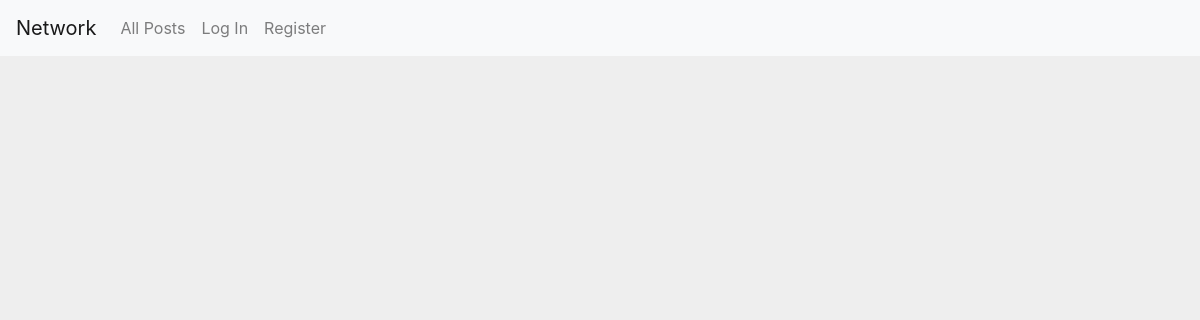
Before: /name/ with the older database file.
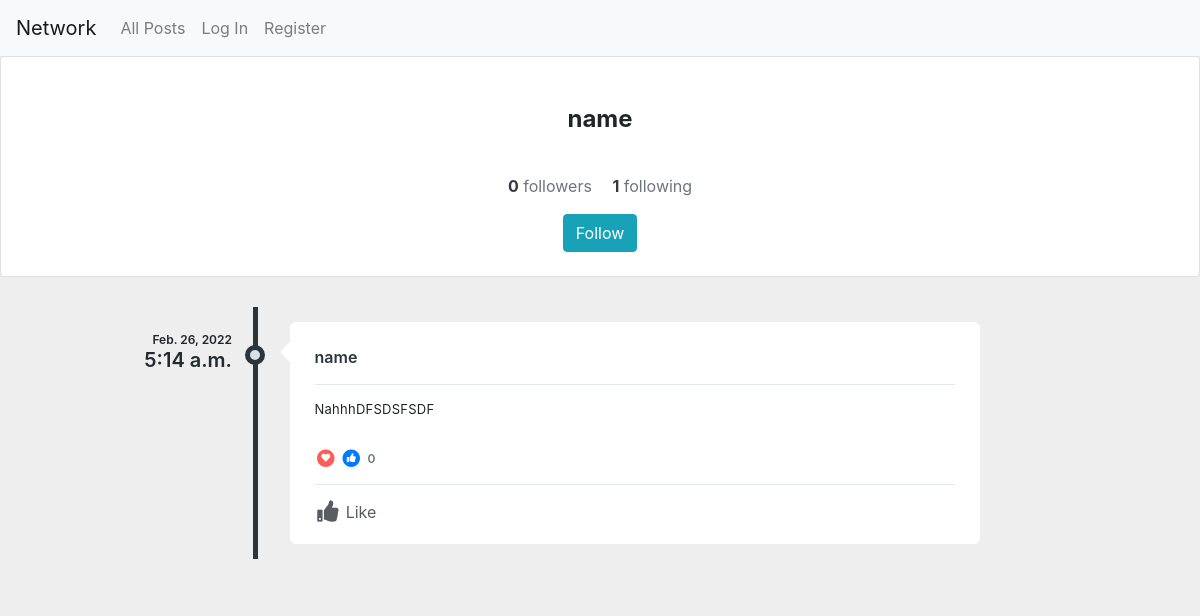
After: the same page with the newer database file.
### network/models.py (models this page shows, shortened)
class User(AbstractUser):
    pass

class Posts(models.Model):
    person = models.ForeignKey(User, on_delete=models.CASCADE)
    post = models.CharField(max_length=280)
    timestamp = models.DateTimeField(auto_now_add=True)
    likes = models.ManyToManyField(User, related_name= 'likes')
    def likes_as_flat_user_id_list(self):
        return self.likes.values_list('id', flat=True)

### network/views.py (the view)
# urls.py: path("<str:person_url>/", views.username, name="username"),
def username(request, person_url):
    if request.method == "GET":
        person = User.objects.filter(username = person_url)
        posts = Posts.objects.filter(person__username = person_url).order_by('-id')
        if Following.objects.filter(person__username = person_url).exists():
            following = Following.objects.filter(person__username = person_url ).values_list("following").count()
        else:
            following = 0
        if Following.objects.filter(following__username = person_url).exists():
            followers = Following.objects.filter(following__username = person_url).count()
        else:
            followers = 0
        userisfollowing = False
        if Following.objects.filter(person = request.user.id).exists():
            if Following.objects.filter(person = request.user.id, following__username = person_url).exists():
                userisfollowing = True
        return render(request, "network/userprofile.html", {"persons": person, "posts": posts, "followers": followers, "following":following, "userisfollowing": userisfollowing})

### network/templates/network/userprofile.html (shortened to what the changed rows need)
{% extends "network/layout.html" %}
{% load static %}
{% block body %}
<link href="https://cdnjs.cloudflare.com/ajax/libs/font-awesome/5.11.2/css/all.min.css" rel="stylesheet">
<main>
{% for person in persons %}
        <div class="card social-prof">
            <div class="container">
    <div class="text-center py-4">
      <div class="col-md-8 col-lg-6 col-xl-5 p-0 mx-auto">
        <h4 class="font-weight-bold my-4 justify-content-center  align-items-center">{{person.username}}</h4>
         <div class="container">
    <div class="d-flex  justify-content-center align-items-center py-3">
      <div>
        <a href="#" class="d-inline-block text-dark">
          <strong>{{followers}}</strong>
          <span class="text-muted">followers</span>
        </a>
        <a href="#" class="d-inline-block text-dark ml-3">
          <strong>{{following}}</strong>
          <span class="text-muted">following</span>
        </a>
      </div>
    </div>
  </div>
        </div>
{% if user.username == person.username  %}
{% else %}
{% if userisfollowing == True %}
<form action="{% url 'unfollow' person.username %}" method="post">
   {% csrf_token %}
<button type="submit" class="btn btn-info">Unfollow</button>
</form>
{% else %}
<form action="{% url 'follow' person.username %}" method="post">
<button type="submit" class="btn btn-info">Follow</button>
</form>
{% endif %}
{% endif %}
    </div>
  </div>
 </div>
 {% endfor %}
               <div class="profile-content">
               <div class="tab-content p-0">
                  <div class="tab-pane fade active show" id="profile-post">
                     <ul class="timeline">
                         {% for post in posts %}
                        <li>
                           <div class="timeline-time">
                              <span class="date">{{post.timestamp.date}}</span>
                              <span class="time">{{post.timestamp.time}}</span>
                           </div>
                           <div class="timeline-icon">
                              <a href="javascript:;">&nbsp;</a>
                           </div>
                           <div class="timeline-body">
                              <div class="timeline-header">
                                 <span class="username"><a href="javascript:;">{{post.person}}</a> <small></small></span>
                              </div>
                              <div class="timeline-content">
                                 <p data-id= "{{post.pk}}">
                                   {{post.post}}
                                 </p>
                              </div>
                              <div class="timeline-likes">
                                 <div class="stats">
                                    <span class="fa-stack fa-fw stats-icon">
                                    <i class="fa fa-circle fa-stack-2x text-danger"></i>
                                    <i class="fa fa-heart fa-stack-1x fa-inverse t-plus-1"></i>
                                    </span>
                                    <span class="fa-stack fa-fw stats-icon">
                                    <i class="fa fa-circle fa-stack-2x text-primary"></i>
                                    <i class="fa fa-thumbs-up fa-stack-1x fa-inverse"></i>
                                    </span>
                                    <span data-id= "{{post.pk}}6" class="stats-total">{{post.likes.count }} </span>
                                 </div>
                              </div>
                              <div class="timeline-footer">
                                 {% if request.user.id in post.likes_as_flat_user_id_list %}
                                 <a href="javascript:;" onclick="updatelike('{{post.pk}}')" data-id="{{post.pk}}7" class="alreadyliked m-r-15 text-inverse-lighter"><i class="fa fa-thumbs-up fa-fw fa-lg m-r-3"></i> Like</a>
                                 {% else %}
                                 <a href="javascript:;" onclick="updatelike('{{post.pk}}')" data-id="{{post.pk}}7" class="m-r-15 text-inverse-lighter"><i class="fa fa-thumbs-up fa-fw fa-lg m-r-3"></i> Like</a>
                                 {% endif %}
                              </div>
                           </div>
                           </li>
                           {% endfor%}
                        </ul>
</main>
{% endblock %}

Changed rows visible on the page:
now on this page (row edited): User: username "name", followers "0", is_active "1", shows "Follow"
added Posts: timestamp "Feb. 26, 2022", timestamp.time "5:14 a.m.", person "name", post "NahhhDFSDSFSDF", likes.count "0"
